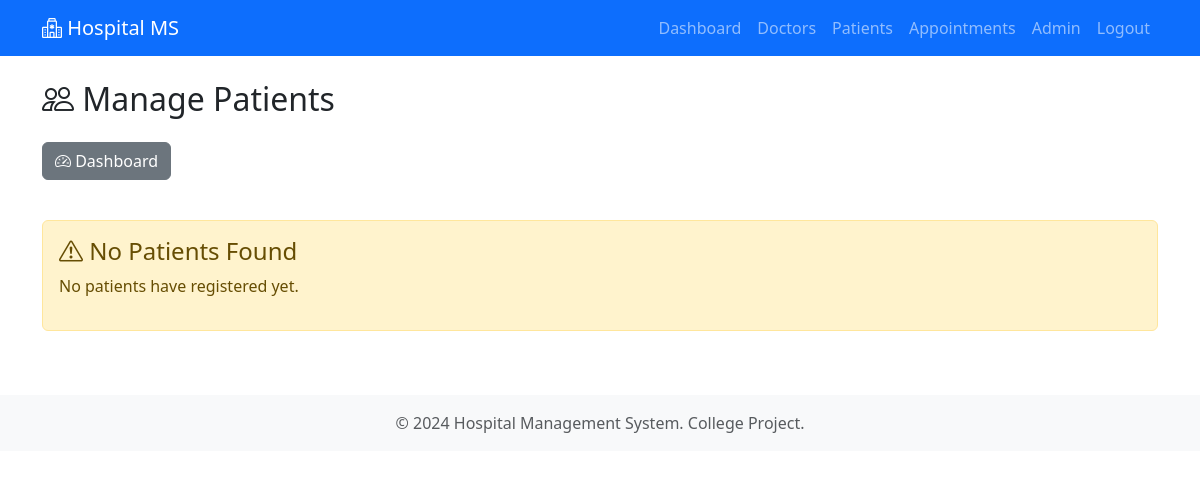
Page /admin/patients (signed in) on the earlier database version.
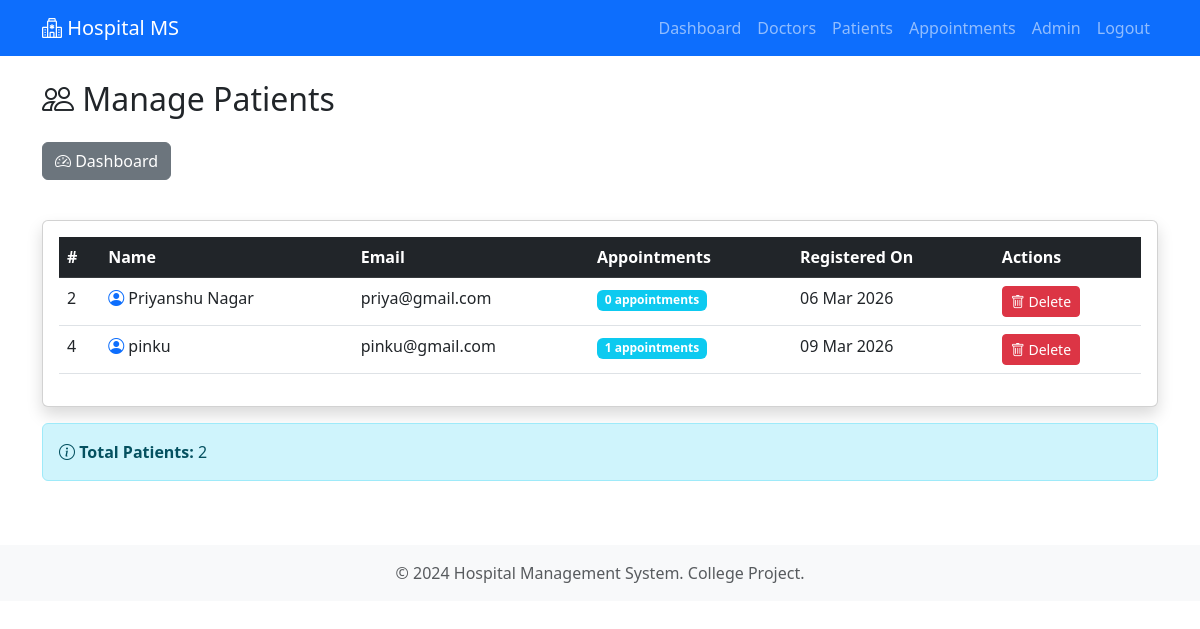
Same page on the later database version.
### models.py (models this page shows, shortened)
class User(UserMixin, db.Model):
    __tablename__ = 'users'
    id = db.Column(db.Integer, primary_key=True)
    name = db.Column(db.String(100), nullable=False)
    email = db.Column(db.String(120), unique=True, nullable=False)
    password_hash = db.Column(db.String(255), nullable=False)
    role = db.Column(db.String(20), nullable=False, default='user')  # 'user' or 'admin'
    created_at = db.Column(db.DateTime, default=datetime.utcnow)
    appointments = db.relationship('Appointment', backref='patient', lazy=True, cascade='all, delete-orphan')
    @property
    def is_admin(self):
        return self.role == 'admin'

### admin.py (the view)
@admin_bp.route('/patients')
@login_required
@admin_required
def patients():
    all_patients = User.query.filter_by(role='user').all()
    return render_template('admin/patients.html', patients=all_patients)

### admin.py (called while the page is built)
def admin_required(f):
    @wraps(f)
    def decorated_function(*args, **kwargs):
        if not current_user.is_admin:
            flash('Access denied. Admin privileges required.', 'danger')
            return redirect(url_for('user.dashboard'))
        return f(*args, **kwargs)
    return decorated_function

### app.py (called while the page is built)
@login_manager.user_loader
def load_user(user_id):
    return User.query.get(int(user_id))

### templates/admin/patients.html (shortened to what this page needs)
{% extends "base.html" %}
{% block content %}
<div class="row">
    <div class="col-md-12">
        <h2 class="mb-4">
            <i class="bi bi-people"></i> Manage Patients
        </h2>
        <div class="mb-3">
            <a href="{{ url_for('admin.dashboard') }}" class="btn btn-secondary">
                <i class="bi bi-speedometer2"></i> Dashboard
            </a>
        </div>
    </div>
</div>
<div class="row mt-4">
    <div class="col-md-12">
        {% if patients %}
            <div class="card shadow">
                <div class="card-body">
                    <div class="table-responsive">
                        <table class="table table-hover">
                            <thead class="table-dark">
                                <tr>
                                    <th>#</th>
                                    <th>Name</th>
                                    <th>Email</th>
                                    <th>Appointments</th>
                                    <th>Registered On</th>
                                    <th>Actions</th>
                                </tr>
                            </thead>
                            <tbody>
                                {% for patient in patients %}
                                <tr>
                                    <td>{{ patient.id }}</td>
                                    <td><i class="bi bi-person-circle text-primary"></i> {{ patient.name }}</td>
                                    <td>{{ patient.email }}</td>
                                    <td>
                                        <span class="badge bg-info">{{ patient.appointments|length }} appointments</span>
                                    </td>
                                    <td>{{ patient.created_at.strftime('%d %b %Y') }}</td>
                                    <td>
                                        <a href="{{ url_for('admin.delete_patient', patient_id=patient.id) }}"
                                           class="btn btn-sm btn-danger"
                                           onclick="return confirm('Are you sure you want to delete {{ patient.name }}? All their appointments will also be deleted. This action cannot be undone.')">
                                            <i class="bi bi-trash"></i> Delete
                                        </a>
                                    </td>
                                </tr>
                                {% endfor %}
                            </tbody>
                        </table>
                    </div>
                </div>
            </div>
            <div class="alert alert-info mt-3">
                <i class="bi bi-info-circle"></i> <strong>Total Patients:</strong> {{ patients|length }}
            </div>
        {% else %}
            <div class="alert alert-warning">
                <h4><i class="bi bi-exclamation-triangle"></i> No Patients Found</h4>
                <p>No patients have registered yet.</p>
            </div>
        {% endif %}
    </div>
</div>
{% endblock %}

Differences in the rows shown:
added User: id "2", name "Priyanshu Nagar", email "priya@gmail.com", appointments|length "0", created_at "06 Mar 2026"
added User: id "4", name "pinku", email "pinku@gmail.com", appointments|length "1", created_at "09 Mar 2026"
Other differences:
{{ patients|length }}: (not shown) → "2"
text no longer shown: "No Patients Found No patients have registered yet."
text now shown: "# Name Email Appointments Registered On Actions Total Patients:"
